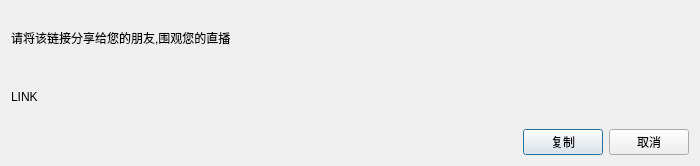
<?xml version="1.0" encoding="UTF-8"?>
<ui version="4.0">
 <class>ZegoShareDialog</class>
 <widget class="QDialog" name="ZegoShareDialog">
  <property name="geometry">
   <rect>
    <x>0</x>
    <y>0</y>
    <width>700</width>
    <height>166</height>
   </rect>
  </property>
  <property name="windowTitle">
   <string>Dialog</string>
  </property>
  <layout class="QHBoxLayout" name="horizontalLayout_2">
   <item>
    <layout class="QVBoxLayout" name="verticalLayout">
     <item>
      <widget class="QLabel" name="m_title">
       <property name="text">
        <string>请将该链接分享给您的朋友,围观您的直播</string>
       </property>
      </widget>
     </item>
     <item>
      <widget class="QLabel" name="m_link">
       <property name="text">
        <string>LINK</string>
       </property>
      </widget>
     </item>
     <item>
      <layout class="QHBoxLayout" name="horizontalLayout">
       <property name="leftMargin">
        <number>0</number>
       </property>
       <item>
        <spacer name="horizontalSpacer">
         <property name="orientation">
          <enum>Qt::Horizontal</enum>
         </property>
         <property name="sizeHint" stdset="0">
          <size>
           <width>40</width>
           <height>20</height>
          </size>
         </property>
        </spacer>
       </item>
       <item>
        <widget class="QPushButton" name="m_copy">
         <property name="text">
          <string>复制</string>
         </property>
        </widget>
       </item>
       <item>
        <widget class="QPushButton" name="m_quit">
         <property name="text">
          <string>取消</string>
         </property>
        </widget>
       </item>
      </layout>
     </item>
    </layout>
   </item>
  </layout>
 </widget>
 <resources/>
 <connections/>
</ui>
